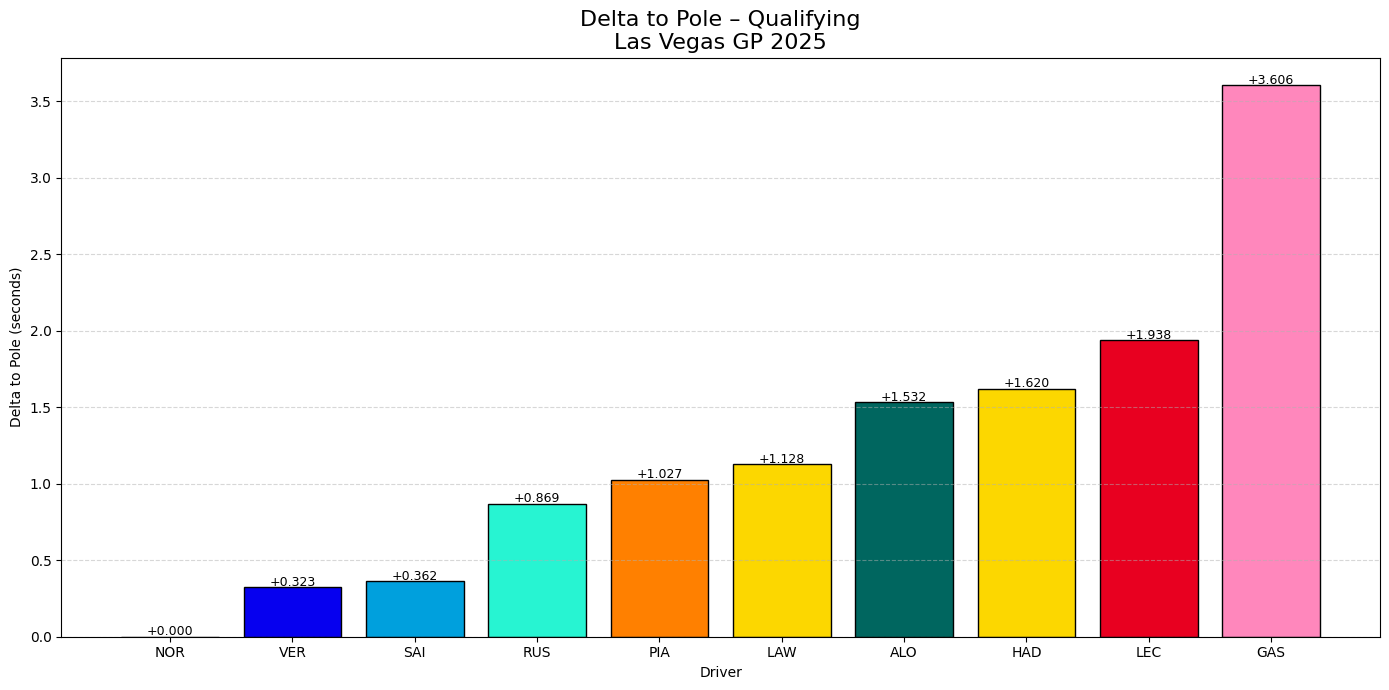

Here is the Python script that generated this plot:
import os
import fastf1
import fastf1.plotting
import matplotlib.pyplot as plt
import pandas as pd

# ===============================
# CACHE (WAJIB DI COLAB)
# ===============================
CACHE_DIR = "/content/fastf1_cache"
os.makedirs(CACHE_DIR, exist_ok=True)
fastf1.Cache.enable_cache(CACHE_DIR)

fastf1.plotting.setup_mpl(misc_mpl_mods=False)

# ===============================
# CONFIG
# ===============================
YEAR = 2025
RACE_NAME = "Las Vegas"
SESSION = "Q"

# ===============================
# LOAD SESSION
# ===============================
session = fastf1.get_session(YEAR, RACE_NAME, SESSION)
session.load()

# ===============================
# OFFICIAL QUALI RESULTS (STABLE)
# ===============================
results = session.results.copy()

# Driver yang masuk Q3
results = results.dropna(subset=["Q3"])
results["Q3"] = pd.to_timedelta(results["Q3"])

# ===============================
# DELTA TO POLE
# ===============================
pole_time = results["Q3"].min()
results["Delta"] = (results["Q3"] - pole_time).dt.total_seconds()
results = results.sort_values("Delta")

# ===============================
# TEAM COLORS (FASTF1 3.7 – CORRECT)
# ===============================
colors = [
    fastf1.plotting.get_team_color(team, session)
    for team in results["TeamName"]
]

# ===============================
# PLOT
# ===============================
plt.figure(figsize=(14, 7))
plt.bar(
    results["Abbreviation"],
    results["Delta"],
    color=colors,
    edgecolor="black"
)

plt.title("Delta to Pole – Qualifying\nLas Vegas GP 2025", fontsize=16)
plt.xlabel("Driver")
plt.ylabel("Delta to Pole (seconds)")
plt.grid(axis="y", linestyle="--", alpha=0.5)

for i, delta in enumerate(results["Delta"]):
    plt.text(i, delta + 0.01, f"+{delta:.3f}", ha="center", fontsize=9)

plt.tight_layout()
plt.show()
